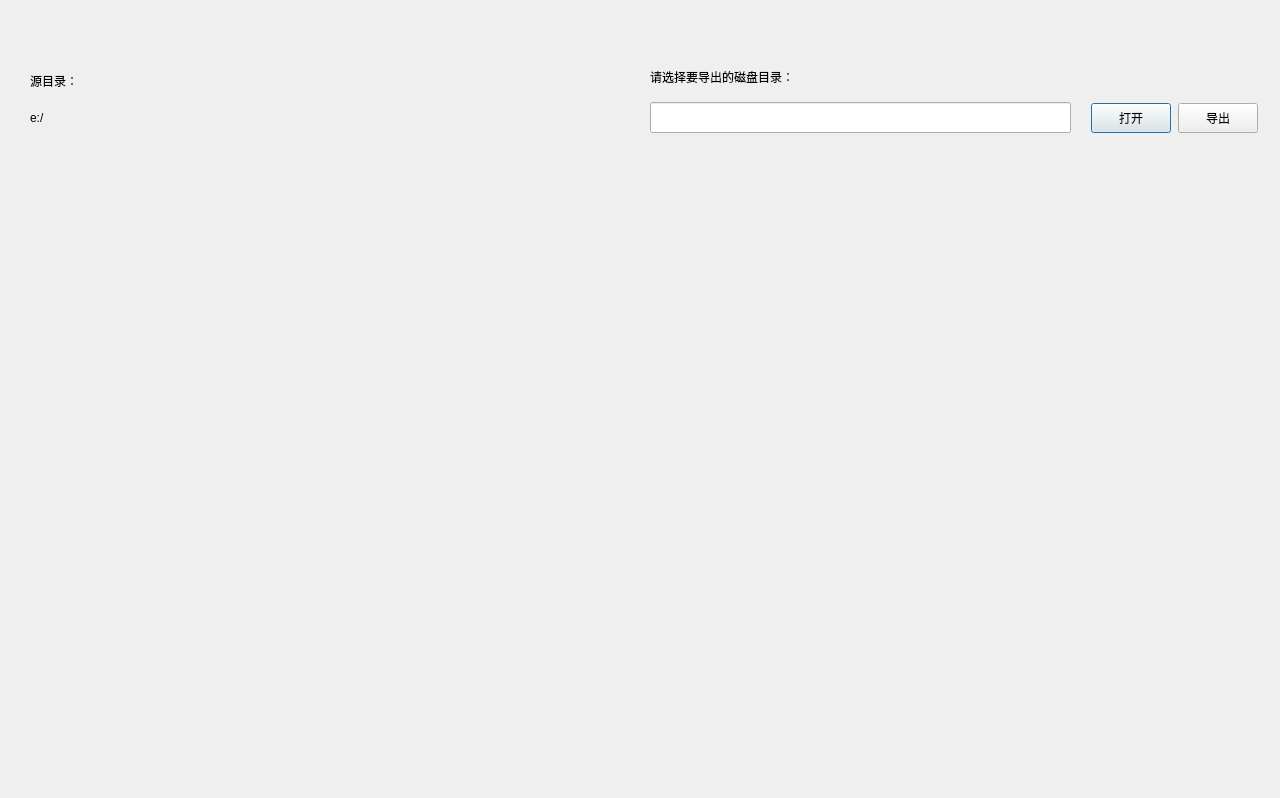
<?xml version="1.0" encoding="UTF-8"?>
<ui version="4.0">
 <class>DiskDlg</class>
 <widget class="QDialog" name="DiskDlg">
  <property name="geometry">
   <rect>
    <x>0</x>
    <y>0</y>
    <width>1280</width>
    <height>798</height>
   </rect>
  </property>
  <property name="windowTitle">
   <string>Dialog</string>
  </property>
  <widget class="QLabel" name="label">
   <property name="geometry">
    <rect>
     <x>650</x>
     <y>64</y>
     <width>281</width>
     <height>25</height>
    </rect>
   </property>
   <property name="text">
    <string>请选择要导出的磁盘目录：</string>
   </property>
  </widget>
  <widget class="QLineEdit" name="diskDirctory_lineEdit">
   <property name="geometry">
    <rect>
     <x>650</x>
     <y>102</y>
     <width>421</width>
     <height>31</height>
    </rect>
   </property>
   <property name="readOnly">
    <bool>true</bool>
   </property>
  </widget>
  <widget class="SourcefileWidget" name="sourcefileWidget" native="true">
   <property name="geometry">
    <rect>
     <x>20</x>
     <y>150</y>
     <width>615</width>
     <height>611</height>
    </rect>
   </property>
  </widget>
  <widget class="SourcefileWidget" name="targetfileWidget" native="true">
   <property name="geometry">
    <rect>
     <x>650</x>
     <y>150</y>
     <width>615</width>
     <height>611</height>
    </rect>
   </property>
  </widget>
  <widget class="QLabel" name="label_2">
   <property name="geometry">
    <rect>
     <x>30</x>
     <y>70</y>
     <width>271</width>
     <height>21</height>
    </rect>
   </property>
   <property name="text">
    <string>源目录：</string>
   </property>
  </widget>
  <widget class="QLabel" name="sourcePath_label">
   <property name="geometry">
    <rect>
     <x>30</x>
     <y>110</y>
     <width>471</width>
     <height>16</height>
    </rect>
   </property>
   <property name="text">
    <string>e:/</string>
   </property>
  </widget>
  <widget class="QWidget" name="layoutWidget">
   <property name="geometry">
    <rect>
     <x>1090</x>
     <y>102</y>
     <width>169</width>
     <height>32</height>
    </rect>
   </property>
   <layout class="QGridLayout" name="gridLayout">
    <item row="0" column="0">
     <widget class="QPushButton" name="disksSelectDirectoryBtn">
      <property name="minimumSize">
       <size>
        <width>80</width>
        <height>30</height>
       </size>
      </property>
      <property name="maximumSize">
       <size>
        <width>80</width>
        <height>30</height>
       </size>
      </property>
      <property name="text">
       <string>打开</string>
      </property>
      <property name="icon">
       <iconset resource="fastvideo.qrc">
        <normaloff>:/images/fileopen.png</normaloff>:/images/fileopen.png</iconset>
      </property>
     </widget>
    </item>
    <item row="0" column="1">
     <widget class="QPushButton" name="diskOutputBtn">
      <property name="minimumSize">
       <size>
        <width>80</width>
        <height>30</height>
       </size>
      </property>
      <property name="maximumSize">
       <size>
        <width>80</width>
        <height>30</height>
       </size>
      </property>
      <property name="text">
       <string>导出</string>
      </property>
      <property name="icon">
       <iconset resource="fastvideo.qrc">
        <normaloff>:/images/copyout.png</normaloff>:/images/copyout.png</iconset>
      </property>
     </widget>
    </item>
   </layout>
  </widget>
 </widget>
 <customwidgets>
  <customwidget>
   <class>SourcefileWidget</class>
   <extends>QWidget</extends>
   <header>sourcefilewidget.h</header>
   <container>1</container>
  </customwidget>
 </customwidgets>
 <resources>
  <include location="fastvideo.qrc"/>
 </resources>
 <connections/>
</ui>
